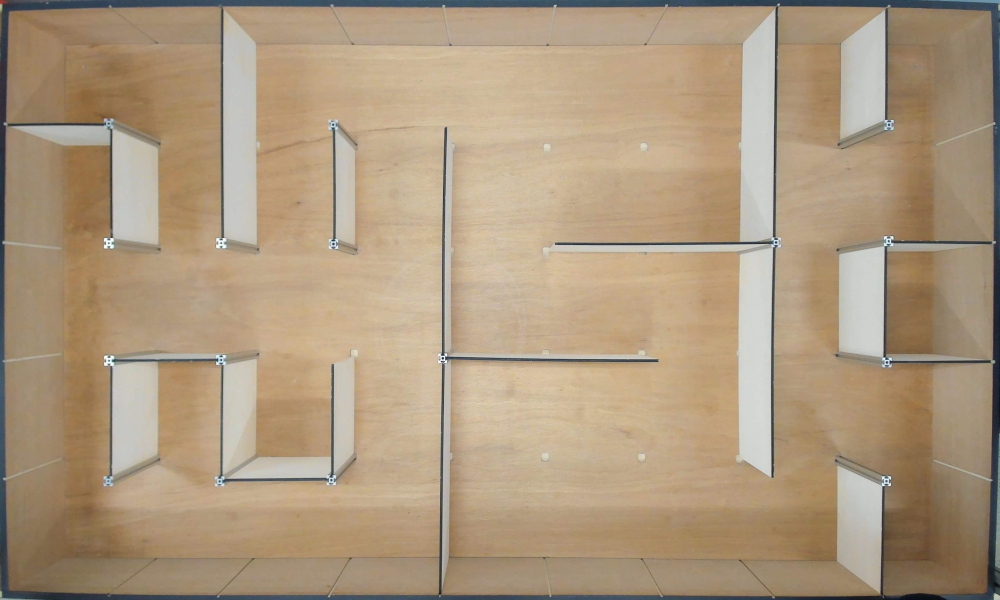
#> input picture comp_vision/squared_image.jpg, 3000 x 1800 px, found by its file name (shown at 1/3 size)
$ jupyter execute hsv_picker.ipynb
#> lines starting #> are read from the running program, lines starting #| are printed output that depends on the picture
[cell 1]
#import opencv and numpy
import cv2
import numpy as np

#trackbar callback function to update HSV value
def callback(x):
    global H_low, H_high, S_low, S_high, V_low, V_high
    #assign trackbar position value to H, S, V High and low variables
    H_low = cv2.getTrackbarPos('low H', 'controls')
    H_high = cv2.getTrackbarPos('high H', 'controls')
    S_low = cv2.getTrackbarPos('low S', 'controls')
    S_high = cv2.getTrackbarPos('high S', 'controls')
    V_low = cv2.getTrackbarPos('low V', 'controls')
    V_high = cv2.getTrackbarPos('high V', 'controls')

#create a separate window named 'controls' for trackbar
cv2.namedWindow('controls', 2)
cv2.resizeWindow("controls", 550, 10)

#global variables
H_low = 0
H_high = 179
S_low = 0
S_high = 255
V_low = 0
V_high = 255

#create trackbars for high, low H, S, V
cv2.createTrackbar('low H', 'controls', 0, 179, callback)
cv2.createTrackbar('high H', 'controls', 179, 179, callback)
cv2.createTrackbar('low S', 'controls', 0, 255, callback)
cv2.createTrackbar('high S', 'controls', 255, 255, callback)
cv2.createTrackbar('low V', 'controls', 0, 255, callback)
cv2.createTrackbar('high V', 'controls', 255, 255, callback)

while(1):
    #read source image
    img = cv2.imread("squared_image.JPG")
#> img is the input picture: shape (1800, 3000, 3); mean B, G, R 126.3, 152.7, 173.5

    #scale down the image by a factor of 4
    width = img.shape[1] // 4
#> width = 750
    height = img.shape[0] // 4
#> height = 450
    img = cv2.resize(img, (width, height), interpolation=cv2.INTER_AREA)
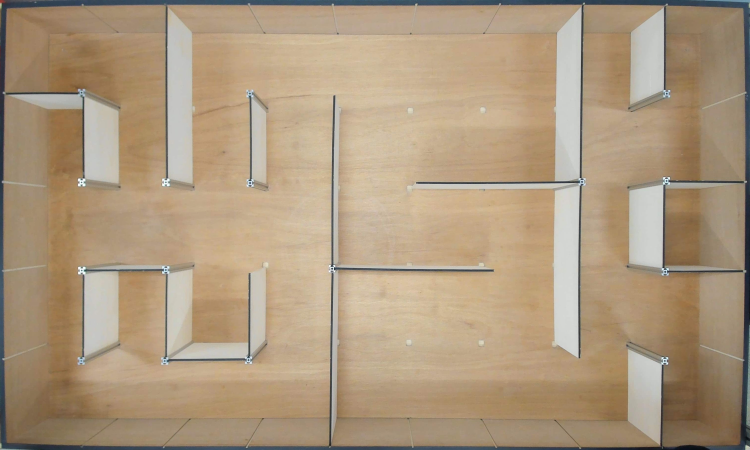
#> img: shape (450, 750, 3); mean B, G, R 126.3, 152.7, 173.5

    #convert source image to HSV color mode
    hsv = cv2.cvtColor(img, cv2.COLOR_BGR2HSV)
#> hsv: shape (450, 750, 3); mean H, S, V 22, 73, 174.4

    #define the range for HSV values
    hsv_low = np.array([H_low, S_low, V_low], np.uint8)
    hsv_high = np.array([H_high, S_high, V_high], np.uint8)

    #create mask for the specified HSV range
    mask = cv2.inRange(hsv, hsv_low, hsv_high)
#> mask: shape (450, 750); every value is 255
    #masking HSV value selected color becomes black
    res = cv2.bitwise_and(img, img, mask=mask)

    #show images
    cv2.imshow('mask', mask)
    cv2.imshow('res', res)

    #wait for the user to press escape and break the while loop
    k = cv2.waitKey(1) & 0xFF
#> (key Esc is pressed here)
    if k == 27:
        break

#destroy all windows
cv2.destroyAllWindows()


$ run again, with comp_vision/maze_1.JPG copied over comp_vision/squared_image.jpg
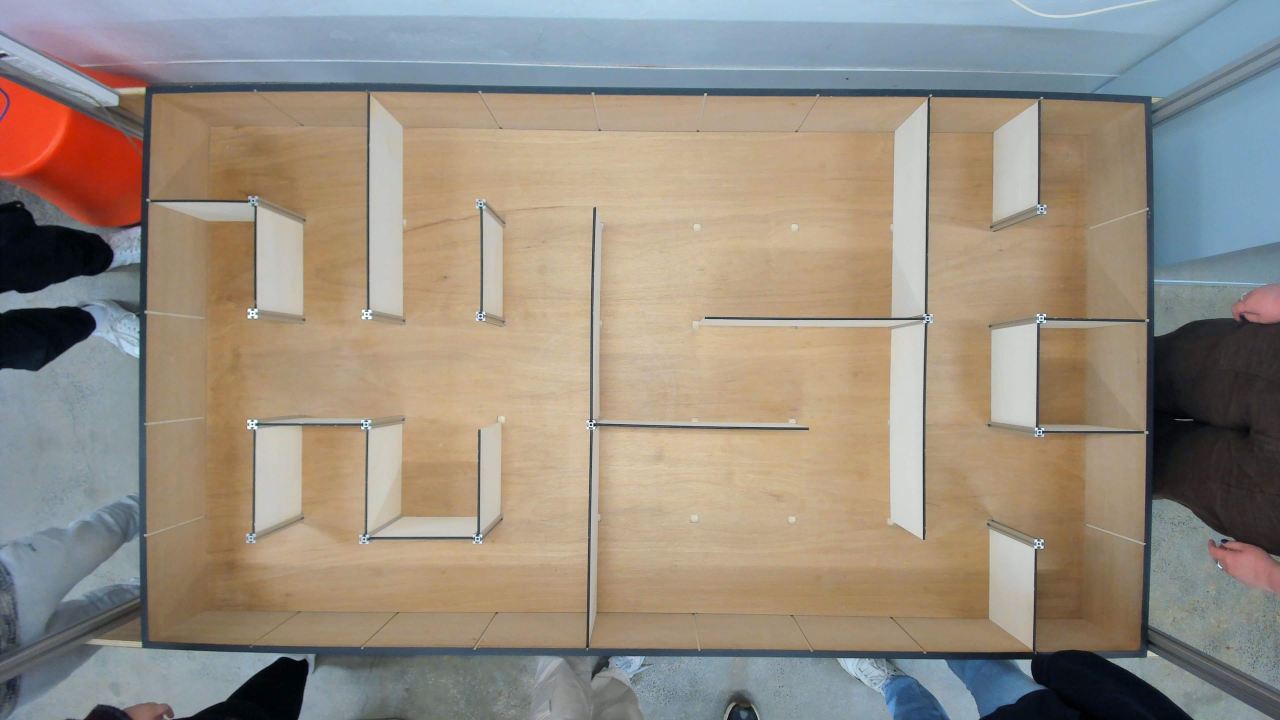
#> input picture comp_vision/maze_1.JPG, 3840 x 2160 px, found by its file name (shown at 1/3 size)
#> img is the input picture: shape (2160, 3840, 3); mean B, G, R 129.4, 141.8, 151.4
#> `img = cv2.resize(img, (width, height), interpolation=cv2.INTER_AREA)`:
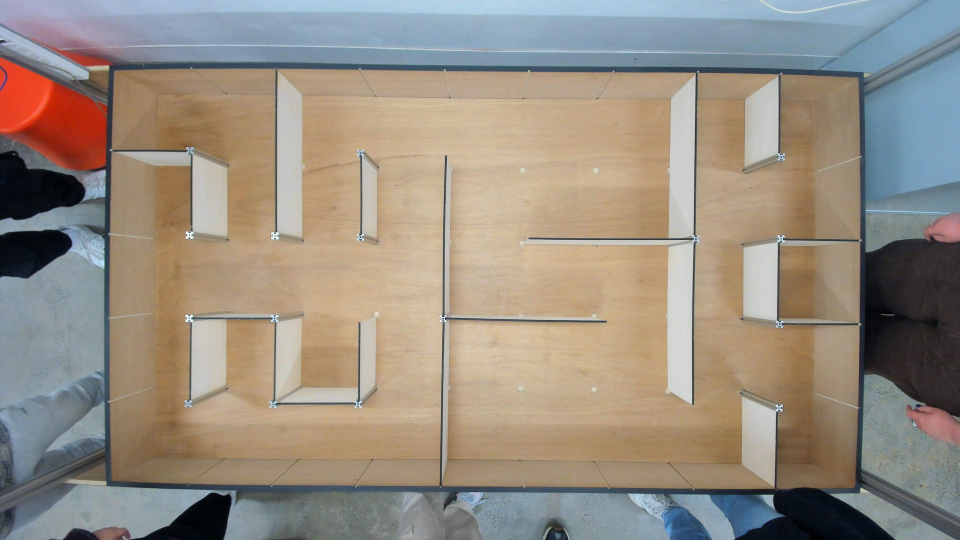
#> img: shape (540, 960, 3); mean B, G, R 129.4, 141.8, 151.4
#> hsv: shape (540, 960, 3); mean H, S, V 48.8, 70.7, 162.4
#> mask: shape (540, 960); every value is 255

$ run again, with comp_vision/maze_10.JPG copied over comp_vision/squared_image.jpg
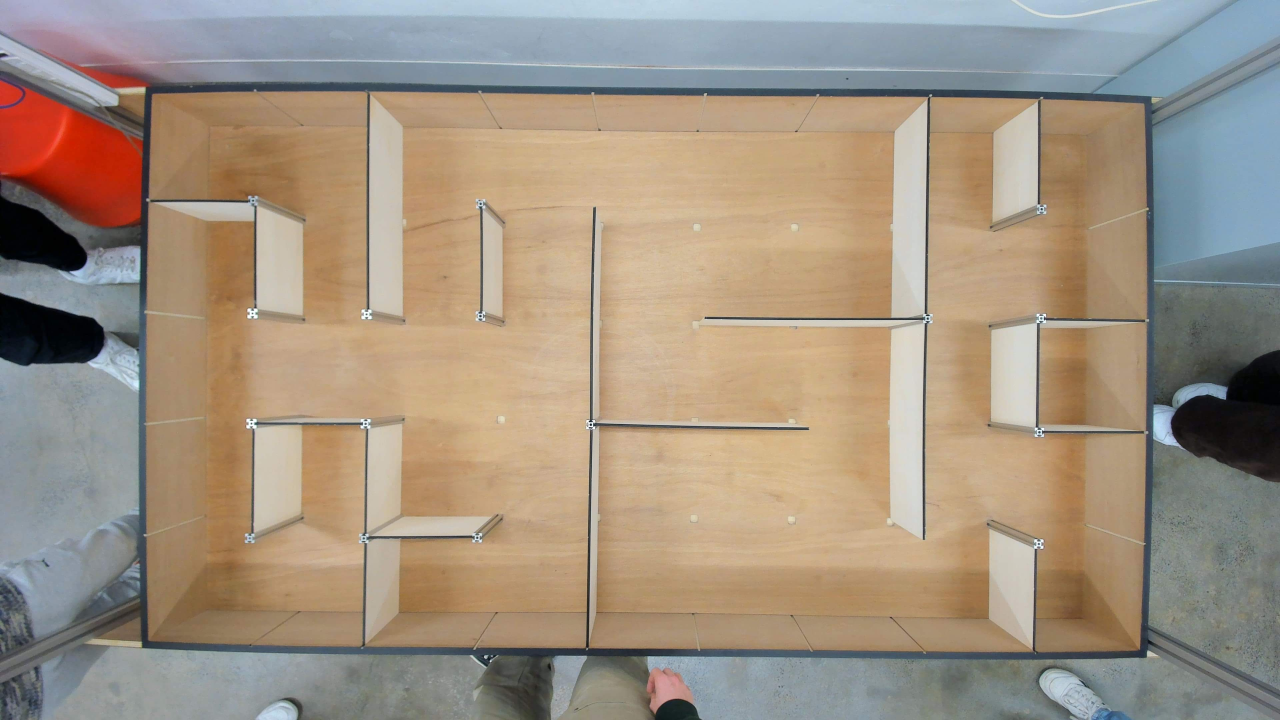
#> input picture comp_vision/maze_10.JPG, 3840 x 2160 px, found by its file name (shown at 1/3 size)
#> img is the input picture: shape (2160, 3840, 3); mean B, G, R 129.3, 146.1, 160.7
#> `img = cv2.resize(img, (width, height), interpolation=cv2.INTER_AREA)`:
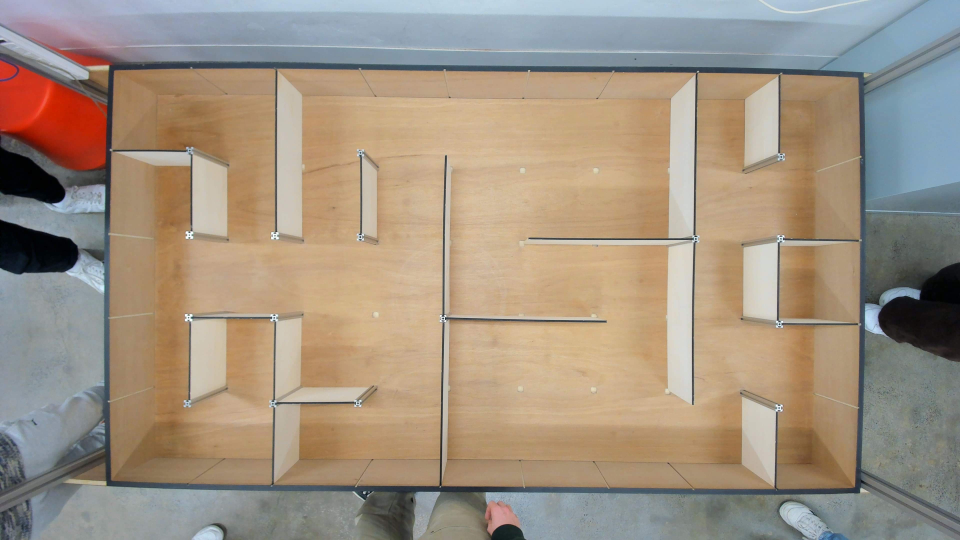
#> img: shape (540, 960, 3); mean B, G, R 129.3, 146.1, 160.7
#> hsv: shape (540, 960, 3); mean H, S, V 45.8, 70.4, 168.7
#> mask: shape (540, 960); every value is 255
